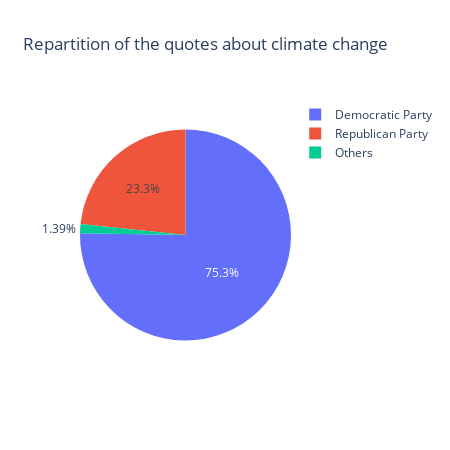

This figure's notebook cell:
### Code cell
import plotly.graph_objects as go

labels = final['Label']
values = final['counts']

fig = go.Figure(data=[go.Pie(labels=labels, values=values)])
fig.update_layout(title='Repartition of the quotes about climate change',width=450, height=450)
fig.show()
fig.write_html("pie_chart.html")

### Figure 1 — Plotly figure (JSON) as saved in the notebook; plotly's stock layout.template omitted (floating-point values rounded to 4 significant figures)
{"data": [{"labels": ["Democratic Party", "Republican Party", "Others"], "type": "pie", "values": [7824, 2426, 144]}], "layout": {"height": 450, "title": {"text": "Repartition of the quotes about climate change"}, "width": 450}}
